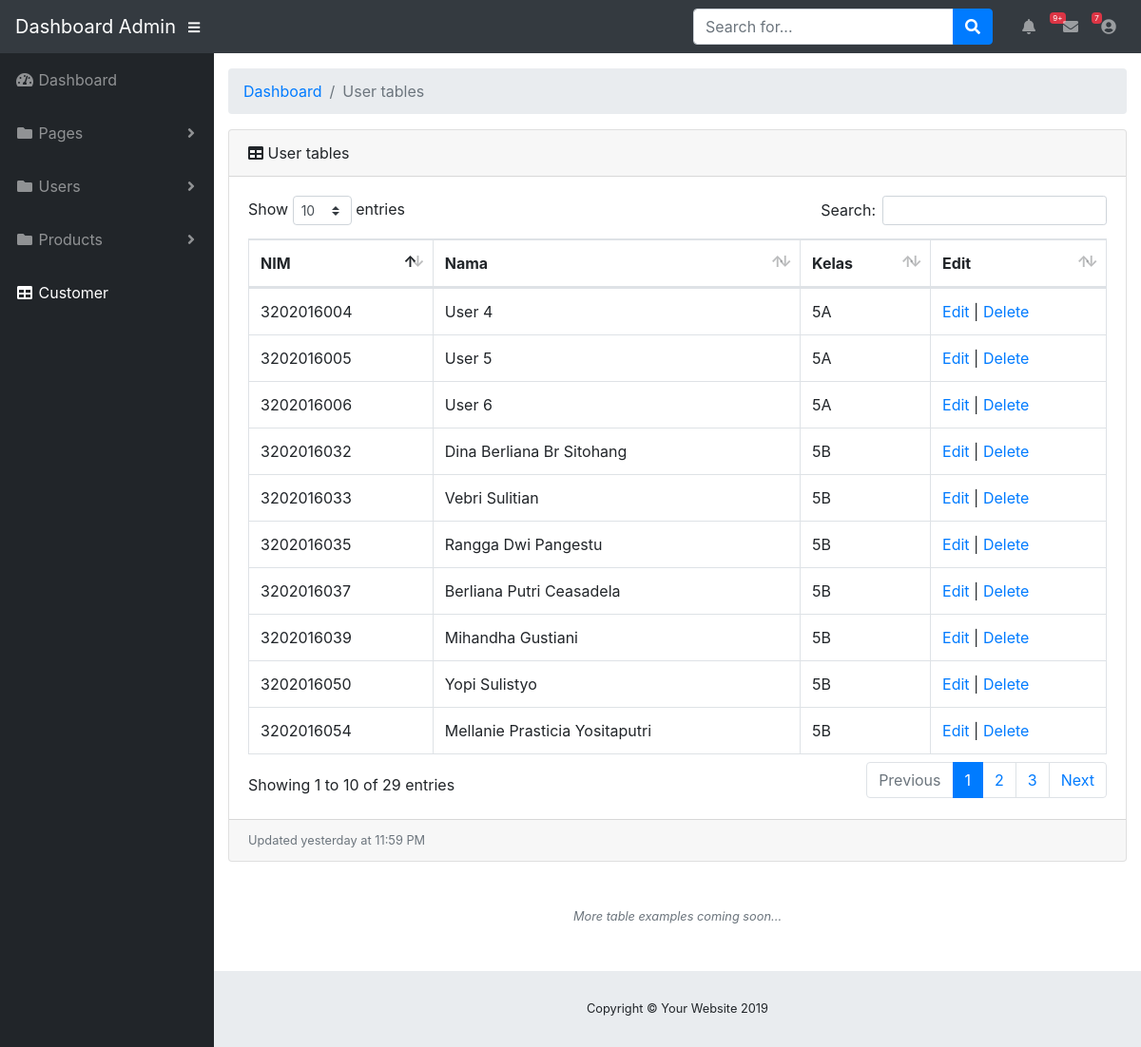
Screenshot of /admin/tables.php (signed in) with the database file from the repository.
### tables this page shows
CREATE TABLE `mahasiswa` (
  `nim` char(10) NOT NULL,
  `nama` varchar(50) NOT NULL,
  `kelas` char(2) NOT NULL
);

### admin/tables.php (the view, shortened to what this page needs)
<?php
require 'connect.php';
$sql = "select * from mahasiswa";
$query = mysqli_query($conn, $sql);
if (isset($_SESSION['login']) && $_SESSION['role'] == 'admin') {
?>
    <!DOCTYPE html>
    <html lang="en">
    <head>
        <link href="vendor/fontawesome-free/css/all.min.css" rel="stylesheet" type="text/css">
        <link href="vendor/datatables/dataTables.bootstrap4.css" rel="stylesheet">
        <link href="css/sb-admin.css" rel="stylesheet">
    </head>
    <body id="page-top">
        <nav class="navbar navbar-expand navbar-dark bg-dark static-top">
            <a class="navbar-brand mr-1" href="index.html">Dashboard Admin</a>
            <button class="btn btn-link btn-sm text-white order-1 order-sm-0" id="sidebarToggle" href="#">
                <i class="fas fa-bars"></i>
            </button>
            <form class="d-none d-md-inline-block form-inline ml-auto mr-0 mr-md-3 my-2 my-md-0">
                <div class="input-group">
                    <input type="text" class="form-control" placeholder="Search for..." aria-label="Search" aria-describedby="basic-addon2">
                    <div class="input-group-append">
                        <button class="btn btn-primary" type="button">
                            <i class="fas fa-search"></i>
                        </button>
                    </div>
                </div>
            </form>
            <ul class="navbar-nav ml-auto ml-md-0">
                <li class="nav-item dropdown no-arrow mx-1">
                    <a class="nav-link dropdown-toggle" href="#" id="alertsDropdown" role="button" data-toggle="dropdown" aria-haspopup="true" aria-expanded="false">
                        <i class="fas fa-bell fa-fw"></i>
                        <span class="badge badge-danger">9+</span>
                    </a>
                </li>
                <li class="nav-item dropdown no-arrow mx-1">
                    <a class="nav-link dropdown-toggle" href="#" id="messagesDropdown" role="button" data-toggle="dropdown" aria-haspopup="true" aria-expanded="false">
                        <i class="fas fa-envelope fa-fw"></i>
                        <span class="badge badge-danger">7</span>
                    </a>
                </li>
                <li class="nav-item dropdown no-arrow">
                    <a class="nav-link dropdown-toggle" href="#" id="userDropdown" role="button" data-toggle="dropdown" aria-haspopup="true" aria-expanded="false">
                        <i class="fas fa-user-circle fa-fw"></i>
                    </a>
                </li>
            </ul>
        </nav>
        <div id="wrapper">
            <ul class="sidebar navbar-nav">
                <li class="nav-item">
                    <a class="nav-link" href="index.php">
                        <i class="fas fa-fw fa-tachometer-alt"></i>
                        <span>Dashboard</span>
                    </a>
                </li>
                <li class="nav-item dropdown">
                    <a class="nav-link dropdown-toggle" href="#" id="pagesDropdown" role="button" data-toggle="dropdown" aria-haspopup="true" aria-expanded="false">
                        <i class="fas fa-fw fa-folder"></i>
                        <span>Pages</span>
                    </a>
                </li>
                <li class="nav-item dropdown">
                    <a class="nav-link dropdown-toggle" href="#" id="pagesDropdown" role="button" data-toggle="dropdown" aria-haspopup="true" aria-expanded="false">
                        <i class="fas fa-fw fa-folder"></i>
                        <span>Users</span>
                    </a>
                </li>
                <li class="nav-item dropdown">
                    <a class="nav-link dropdown-toggle" href="#" id="pagesDropdown" role="button" data-toggle="dropdown" aria-haspopup="true" aria-expanded="false">
                        <i class="fas fa-fw fa-folder"></i>
                        <span>Products</span>
                    </a>
                </li>
                <li class="nav-item active">
                    <a class="nav-link" href="customer.php">
                        <i class="fas fa-fw fa-table"></i>
                        <span>Customer<span></a>
                </li>
            </ul>
            <div id="content-wrapper">
                <div class="container-fluid">
                    <ol class="breadcrumb">
                        <li class="breadcrumb-item">
                            <a href="#">Dashboard</a>
                        </li>
                        <li class="breadcrumb-item active">User tables</li>
                    </ol>
                    <div class="card mb-3">
                        <div class="card-header">
                            <i class="fas fa-table"></i>
                            User tables
                        </div>
                        <div class="card-body">
                            <div class="table-responsive">
                                <table class="table table-bordered" id="dataTable" width="100%" cellspacing="0">
                                    <thead>
                                        <th>NIM</th>
                                        <th>Nama</th>
                                        <th>Kelas</th>
                                        <th>Edit</th>
                                    </thead>
                                    <tbody>
                                        <?php
                                        while ($result = mysqli_fetch_assoc($query)) :
                                        ?>
                                            <tr>
                                                <td><?= $result['nim']  ?></td>
                                                <td><?= $result['nama']  ?></td>
                                                <td><?= $result['kelas']  ?></td>
                                                <td><a href="edit-user.php?nim=<?= $result['nim'] ?>">Edit</a> | <a onclick="return confirm('Are you sure to delete this data?')" href="delete-user.php?nim=<?= $result['nim'] ?>">Delete</a></td>
                                            </tr>
                                        <?php endwhile; ?>
                                    </tbody>
                                </table>
                            </div>
                        </div>
                        <div class="card-footer small text-muted">Updated yesterday at 11:59 PM</div>
                    </div>
                    <p class="small text-center text-muted my-5">
                        <em>More table examples coming soon...</em>
                    </p>
                </div>
                <footer class="sticky-footer">
                    <div class="container my-auto">
                        <div class="copyright text-center my-auto">
                            <span>Copyright © Your Website 2019</span>
                        </div>
                    </div>
                </footer>
            </div>
        </div>
    </body>
    </html>
<?php
} else {
    echo "You can't access this page unless you <a href='login.php'>Log in</a> as an Admin.";
}
?>

### rows the page displays
mahasiswa: nim "3202016004", nama "User 4", kelas "5A"
mahasiswa: nim "3202016005", nama "User 5", kelas "5A"
mahasiswa: nim "3202016006", nama "User 6", kelas "5A"
mahasiswa: nim "3202016032", nama "Dina Berliana Br Sitohang", kelas "5B"
mahasiswa: nim "3202016033", nama "Vebri Sulitian", kelas "5B"
mahasiswa: nim "3202016035", nama "Rangga Dwi Pangestu", kelas "5B"
mahasiswa: nim "3202016037", nama "Berliana Putri Ceasadela", kelas "5B"
mahasiswa: nim "3202016039", nama "Mihandha Gustiani", kelas "5B"
mahasiswa: nim "3202016050", nama "Yopi Sulistyo", kelas "5B"
mahasiswa: nim "3202016054", nama "Mellanie Prasticia Yositaputri", kelas "5B"
